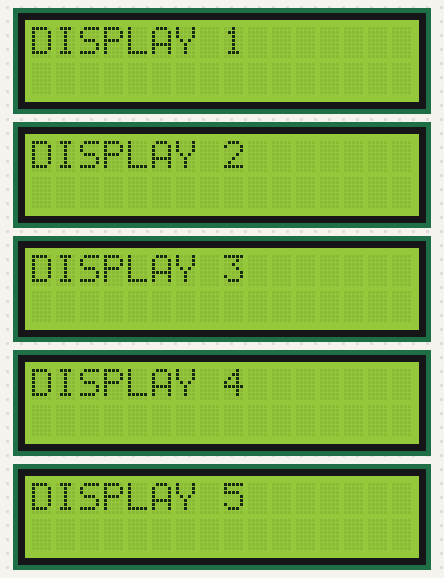
A sketch run on a simulated Arduino Uno, built with avr-gcc and run on an emulated ATmega328P. On the bench: 5 × 16×2 character LCD.

Above: at 0.4 s.
At 1.5 s:
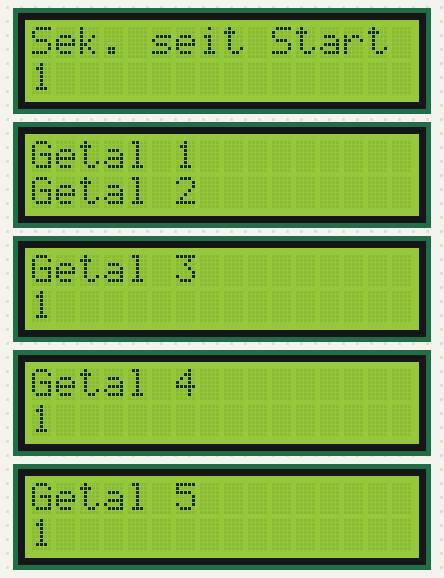
At 10.1 s:
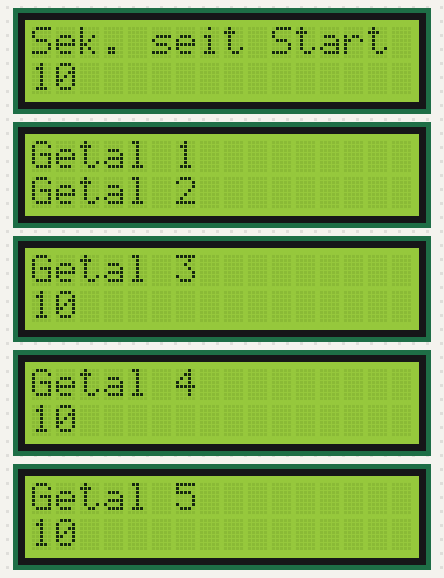
At 20.1 s:
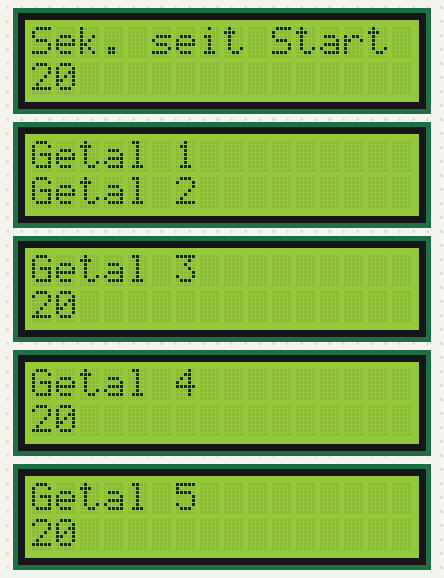
At 29.1 s:
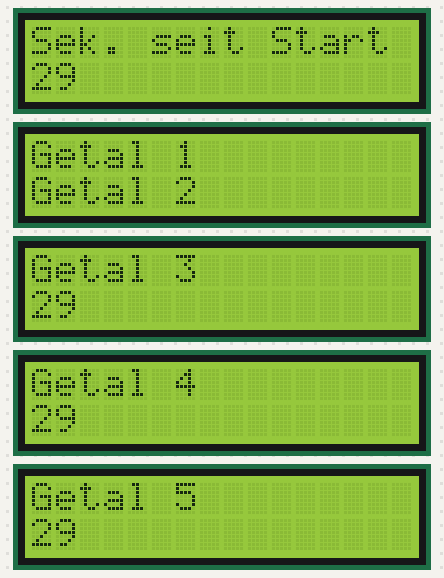
At 38.1 s:
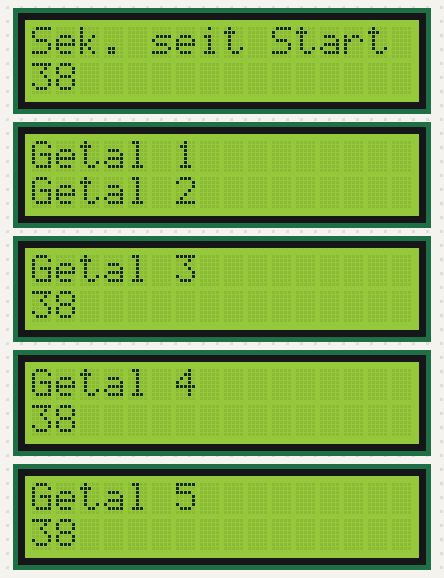

The sketch:

test.ino
```cpp
#include <Wire.h>
#include <LiquidCrystal_I2C.h>
//                             adr,digits,line
LiquidCrystal_I2C lcd5(0x24, 16, 2);
LiquidCrystal_I2C lcd1(0x20, 16, 2);
LiquidCrystal_I2C lcd2(0x21, 16, 2);
LiquidCrystal_I2C lcd3(0x22, 16, 2);
LiquidCrystal_I2C lcd4(0x23, 16, 2);


void setup()
{
  lcd1.init();
  lcd1.backlight();
  lcd2.init();
  lcd2.backlight();
  lcd3.init();
  lcd3.backlight();
  lcd4.init();
  lcd4.backlight();
  lcd5.init();
  lcd5.backlight();
  lcd1.setCursor(0, 0);
  lcd1.print("DISPLAY 1");

  lcd2.setCursor(0, 0);
  lcd2.print("DISPLAY 2");

  lcd3.setCursor(0, 0);
  lcd3.print("DISPLAY 3");

  lcd4.setCursor(0, 0);
  lcd4.print("DISPLAY 4");

  lcd5.setCursor(0, 0);
  lcd5.print("DISPLAY 5");
  delay(1000);

  lcd1.clear();
  lcd2.clear();
  lcd3.clear();
  lcd4.clear();
  lcd5.clear();
}


void loop()
{
  lcd1.setCursor(0, 0);
  lcd1.print("Sek. seit Start");
  lcd1.setCursor(0, 1);
  lcd1.print(millis() / 1000);

  lcd2.setCursor(0, 0);
  lcd2.print("Getal 1");
  lcd2.setCursor(0, 1);
  lcd2.print("Getal 2");

  lcd3.setCursor(0, 0);
  lcd3.print("Getal 3");
  lcd3.setCursor(0, 1);
  lcd3.print(millis() / 1000);

  lcd4.setCursor(0, 0);
  lcd4.print("Getal 4");
  lcd4.setCursor(0, 1);
  lcd4.print(millis() / 1000);

  lcd5.setCursor(0, 0);
  lcd5.print("Getal 5");
  lcd5.setCursor(0, 1);
  lcd5.print(millis() / 1000);

}
```

Measured:
- what the display in image 1 shows lasts 0.6 s, from 1.4 s to 2.0 s
- what the display in image 2 shows lasts 1.0 s, from 10.1 s to 11.1 s
